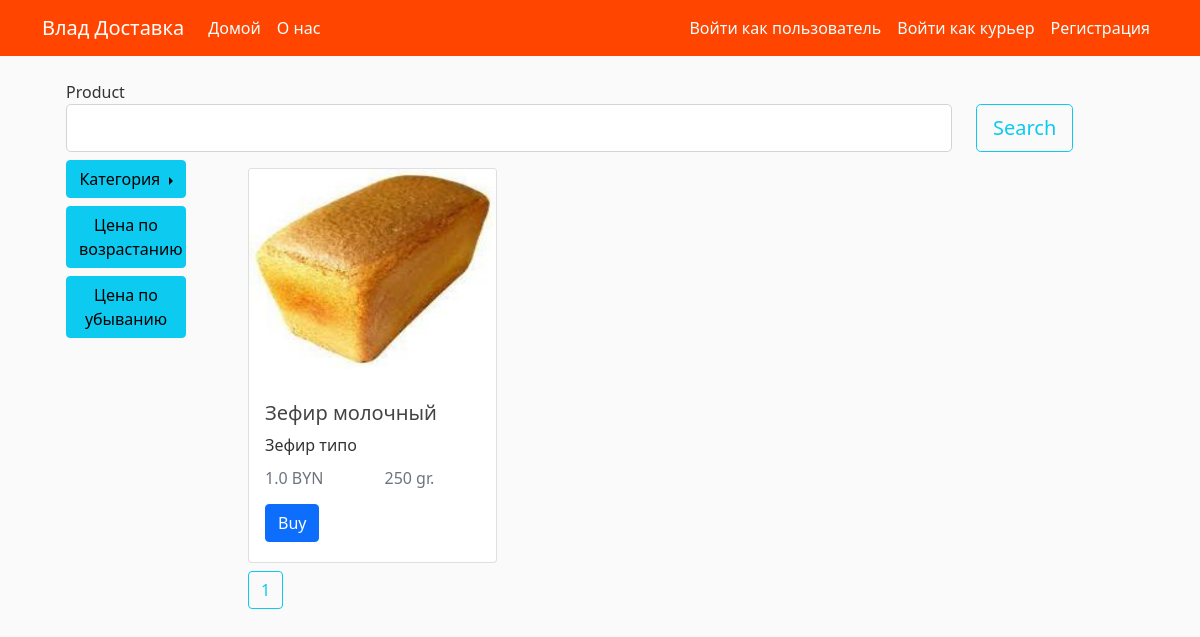
The page /home on the database its author committed.
### bd_project/models.py (models this page shows, shortened)
class BaseModel(Model):
    id = PrimaryKeyField(unique=True)
    class Meta:
        database = db
        order_by = 'id'

class Product(BaseModel):
    name = CharField(20, unique=True, null=False)
    price = DoubleField(null=False)
    description = TextField(null=False)
    weight = IntegerField(null=False)
    image = CharField(null=False)
    category = ForeignKeyField(Categories, backref='category')
    class Meta:
        db_table = 'Products'

### bd_project/main/routes.py (the view)
@main.route('/', methods=['GET', 'POST'])
@main.route('/home', methods=['GET', 'POST'])
def home():
    global sel_category
    sel_category = None
    product_categories = Categories.select()
    form = SearchForm()
    try:
        order_products_by_current_user = current_user_ordered_products()
    except json.decoder.JSONDecodeError:
        order_products_by_current_user = None
    order_price = UserHelper.order_price(order_products_by_current_user)
    if form.validate_on_submit():
        products = Product.select().where(Product.name.contains(f'{form.search_product_name.data.capitalize()}'))
        if not products:
            flash('Ничего не найдено', 'danger')
            products = Product.select()
    else:
        products = Product.select()
    return object_list('home.html', title='Home page', query=products, context_variable='products', paginate_by=9,
                       order_products=order_products_by_current_user, form=form, categories=product_categories,
                       order_price=order_price)

### bd_project/main/forms.py
class SearchForm(FlaskForm):
    search_product_name = StringField('Product',
                                      validators=[DataRequired()])
    search_submit = SubmitField('Search')

### bd_project/classes.py (called while the page is built)
    @staticmethod
    def order_price(order_products_by_current_user):
        order_price = 0
        if order_products_by_current_user:
            for products in order_products_by_current_user:
                for pr_id, product in products.items():
                    order_price += product.get("price") * product.get('amount')
        return order_price

### bd_project/main/routes.py (called while the page is built)
def current_user_ordered_products():
    order_products_by_current_user = None
    if current_user.is_authenticated:
        with open('ordered_products.json', 'r') as f:
            order_products_by_users = json.load(f)
            order_products_by_current_user = order_products_by_users.get(f'{current_user.id}')
    return order_products_by_current_user

### bd_project/templates/home.html (shortened to what this page needs)
{% extends "layout.html" %}
{% block content %}
<div class="container">
    <div class="row mb-2">
        <form method="post" action="">
            <fieldset class="form-group">
                <div class="row">
                    <div class="col-10">
                        <div class="form-group">
                            {{ form.search_product_name.label(class="form-control-label") }}
                            {% if form.search_product_name.errors %}
                            {{ form.search_product_name(class="form-control form-control-lg is-invalid") }}
                            <div class="invalid-feedback">
                                {% for error in form.search_product_name.errors %}
                                <span>{{ error }}</span>
                                {% endfor %}
                            </div>
                            {% else %}
                            {{ form.search_product_name(class="form-control form-control-lg") }}
                            {% endif %}
                        </div>
                    </div>
                    <div class="col-1 pt-2">
                        <div class="form-group pt-3">
                            {{ form.search_submit(class="btn btn-outline-info btn-lg") }}
                        </div>
                    </div>
                </div>
            </fieldset>
        </form>
    </div>
    <div class="row">
        <div class="col-2">
            {% if categories %}
            <div class="btn-group dropend ">
                <button type="button" class="btn btn-info dropdown-toggle filter-button" data-bs-toggle="dropdown"
                        aria-expanded="false">
                    Категория
                </button>
            </div>
            {% endif %}
             <div class="btn-group mt-2">
                <a type="button" class="btn btn-info filter-button" href="{{ url_for('main.filter_products_by_cost') }}">
                    Цена по возрастанию
                </a>
            </div>
            <div class="btn-group  mt-2">
                <a type="button" class="btn btn-info filter-button" href="{{ url_for('main.filter_products_by_cost_desc') }}">
                    Цена по убыванию
                </a>
            </div>
        </div>
        <div class="col-9">
            <div class="row">
                {% for product in products %}
                <div class="col-12 col-md-3 col-lg-4 mt-2">
                    <div class="card" style="width: 100%; height:100%">
                        {% if product.image %}
                        <a href="{{ url_for('main.product_revive',product_id=product.id)  }}">
                            <img src="{{ url_for('static', filename ='food_pics/' + product.image) }}"
                             class="card-img-top food-img"
                             alt="None">
                        </a>
                        {% else %}
                        <img src="{{ url_for('static', filename ='food_pics/' + 'default_food.jpg') }}"
                             class="card-img-top food-img"
                             alt="None">
                        {% endif %}
                        <div class="card-body">
                            <h5 class="card-title">{{ product.name }}</h5>
                            <p class="card-text">{{ product.description }}</p>
                            <div class="row">
                                <div class="col-6">
                                    <h6 class="card-subtitle mb-2 text-muted">{{ product.price }} BYN</h6>
                                </div>
                                <div class="col-6">
                                    <h6 class="card-subtitle mb-2 text-muted">{{ product.weight }} gr.</h6>
                                </div>
                            </div>
                            <a href="{{ url_for('users.add_to_cart',product_id=product.id) }}"
                               class="btn btn-primary mt-2 mb-1 mr-2">Buy</a>
                        </div>
                    </div>
                </div>
                {% endfor %}
            </div>
            <div class="mt-2">
                <a class="btn btn-outline-info mb-4"
                   href="{{ url_for('main.home', page = pagination.get_page_count()) }}  ">{{
                    pagination.get_page_count() }}</a>
            </div>
        </div>
    </div>
</div>
{% endblock content %}

### bd_project/static/main.css (style rules this page uses)
body { background: #fafafa; color: #333333; margin-top: 5rem; }
h1, h2, h3, h4, h5, h6 { color: #444444; }
.food-img { height: 200px; width: 100%; margin-right: 20px; margin-bottom: 16px; }
a { text-decoration: none; }
.filter-button { width: 120px; }

### rows shown on the page
Product: image (picture), name "Зефир молочный", description "Зефир типо", price "1.0", weight "250"

### other values the page prints
{{ pagination.get_page_count() }} "1"
